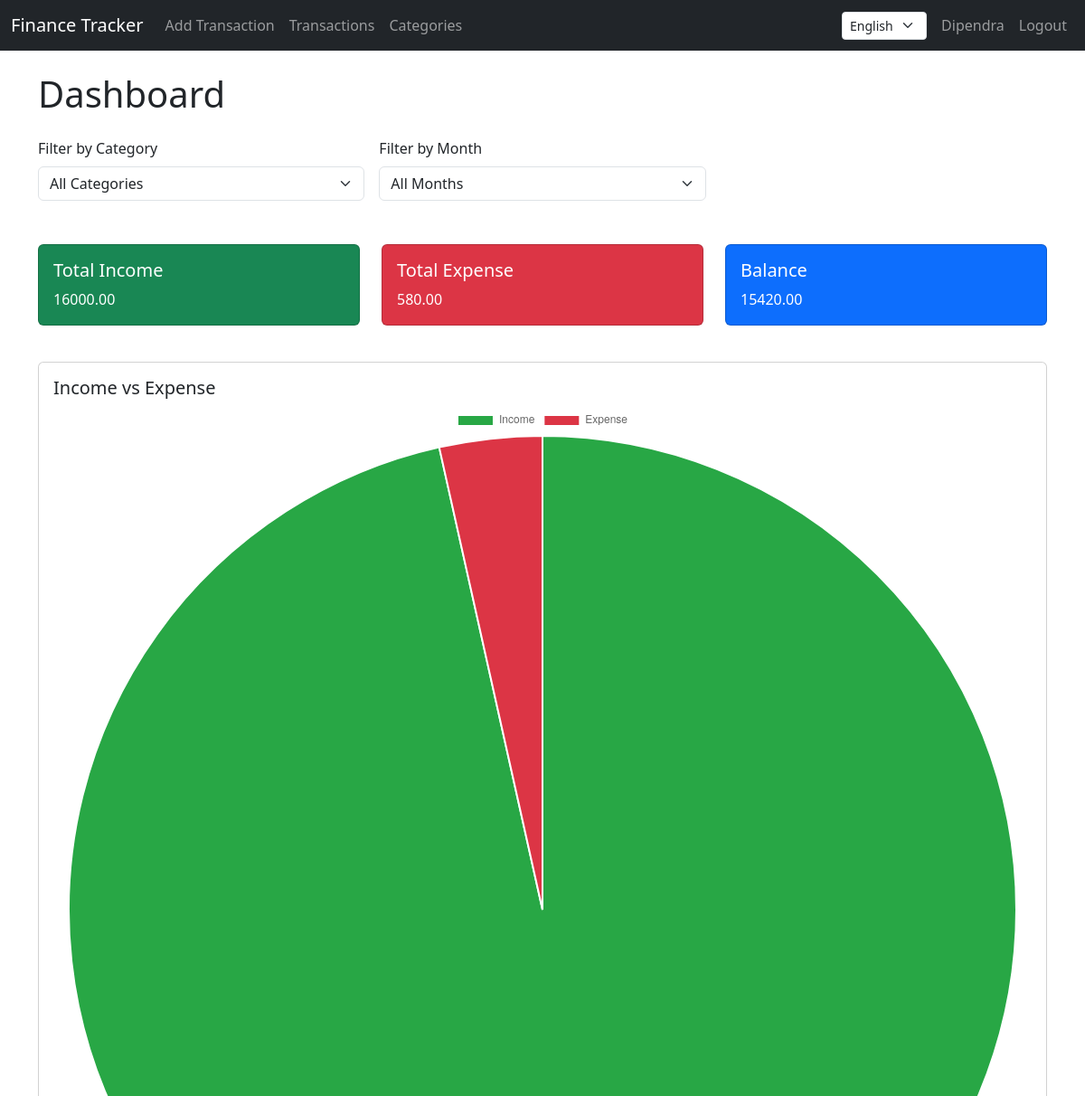
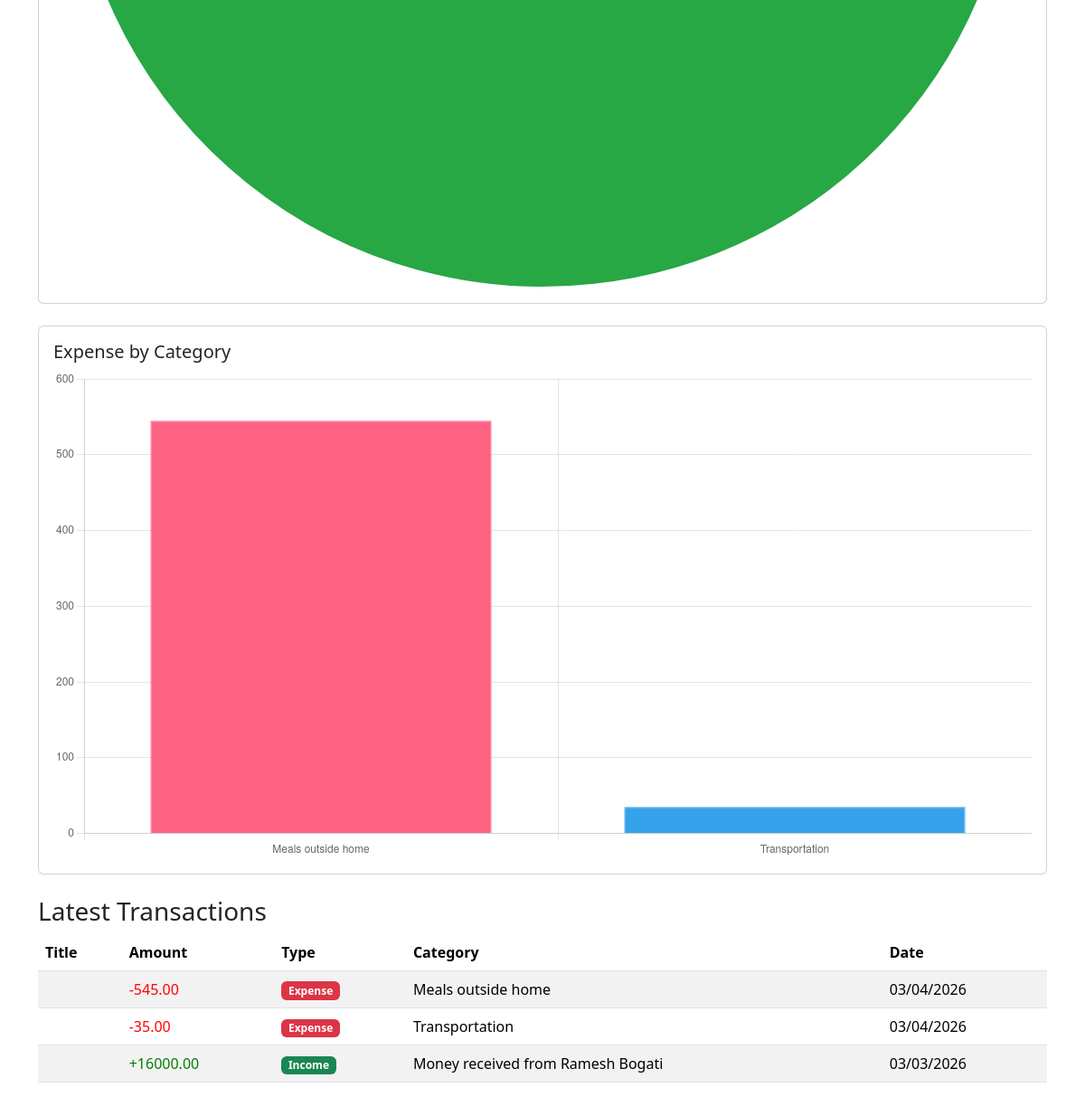
The page /en/ (signed in) on the database its author committed (2 pictures, top to bottom).
### tracker/models.py (models this page shows, shortened)
class Transaction(models.Model):
    TRANSACTION_TYPES = (
        ('income', 'Income'),
        ('expense', 'Expense'),
    )
    user = models.ForeignKey(settings.AUTH_USER_MODEL, on_delete=models.CASCADE)
    category = models.ForeignKey(Category, on_delete=models.SET_NULL, null=True)
    transaction_type = models.CharField(max_length=10, choices=TRANSACTION_TYPES)
    amount = models.DecimalField(max_digits=10, decimal_places=2)
    date = models.DateField()
    description = models.TextField(blank=True, null=True)

class Category(models.Model):
    name = models.CharField(max_length=100)
    user = models.ForeignKey(settings.AUTH_USER_MODEL, on_delete=models.CASCADE)

### tracker/views.py (the view)
# urls.py: path('', views.home, name='home'),
@login_required
def home(request):
    transactions = Transaction.objects.filter(user=request.user).order_by('-date')
    category_id = request.GET.get('category')
    month = request.GET.get('month')
    if category_id and category_id != 'all':
        transactions = transactions.filter(category_id=category_id)
    if month and month != 'all':
        transactions = transactions.filter(date__month=int(month))
    total_income = sum(t.amount for t in transactions if t.transaction_type == 'income')
    total_expense = sum(t.amount for t in transactions if t.transaction_type == 'expense')
    balance = total_income - total_expense
    expense_transactions = transactions.filter(transaction_type='expense')
    category_values_dict = expense_transactions.values('category__name').annotate(total=Sum('amount'))
    category_labels = [c['category__name'] for c in category_values_dict]
    category_values = [c['total'] for c in category_values_dict]
    all_categories = Category.objects.filter(user=request.user)
    context = {
        'transactions': transactions,
        'total_income': total_income,
        'total_expense': total_expense,
        'balance': balance,
        'category_labels': category_labels,
        'category_values': category_values,
        'all_categories': all_categories,
        'selected_category': category_id or 'all',
        'selected_month': month or 'all',
    }
    return render(request, 'tracker/home.html', context)

### tracker/templates/tracker/home.html (shortened to what this page needs)
{% extends 'tracker/base.html' %}
{% load i18n %}
{% block content %}
<h1 class="mb-4">{% trans "Dashboard" %}</h1>
<form method="get" class="mb-4 row g-3">
    <div class="col-md-4">
        <label for="category" class="form-label">Filter by Category</label>
        <select class="form-select" id="category" name="category" onchange="this.form.submit()">
            <option value="all" {% if selected_category == 'all' %}selected{% endif %}>All Categories</option>
        </select>
    </div>
    <div class="col-md-4">
        <label for="month" class="form-label">Filter by Month</label>
        <select class="form-select" id="month" name="month" onchange="this.form.submit()">
            <option value="all" {% if selected_month == 'all' %}selected{% endif %}>All Months</option>
        </select>
    </div>
</form>
<div class="row mb-4">
    <div class="col-md-4">
        <div class="card text-white bg-success mb-3">
            <div class="card-body">
                <h5 class="card-title">{% trans "Total Income" %}</h5>
                <p class="card-text">{{ total_income }}</p>
            </div>
        </div>
    </div>
    <div class="col-md-4">
        <div class="card text-white bg-danger mb-3">
            <div class="card-body">
                <h5 class="card-title">{% trans "Total Expense" %}</h5>
                <p class="card-text">{{ total_expense }}</p>
            </div>
        </div>
    </div>
    <div class="col-md-4">
        <div class="card text-white bg-primary mb-3">
            <div class="card-body">
                <h5 class="card-title">{% trans "Balance" %}</h5>
                <p class="card-text">{{ balance }}</p>
            </div>
        </div>
    </div>
</div>
<div class="card mb-4">
    <div class="card-body">
        <h5>Income vs Expense</h5>
        <canvas id="financeChart"></canvas>
    </div>
</div>
<div class="card mb-4">
    <div class="card-body">
        <h5>Expense by Category</h5>
        <canvas id="categoryChart"></canvas>
    </div>
</div>
<h3>{% trans "Latest Transactions" %}</h3>
<table class="table table-striped">
    <thead>
        <tr>
            <th>{% trans "Title" %}</th>
            <th>{% trans "Amount" %}</th>
            <th>{% trans "Type" %}</th>
            <th>{% trans "Category" %}</th>
            <th>{% trans "Date" %}</th>
        </tr>
    </thead>
    <tbody>
        {% for t in transactions %}
        <tr>
            <td>{{ t.title }}</td>
            <td>
                {% if t.transaction_type|lower == "income" %}
                    <span style="color:green;">+{{ t.amount }}</span>
                {% else %}
                    <span style="color:red;">-{{ t.amount }}</span>
                {% endif %}
            </td>
            <td>
                {% if t.transaction_type|lower == "income" %}
                    <span class="badge bg-success">Income</span>
                {% else %}
                    <span class="badge bg-danger">Expense</span>
                {% endif %}
            </td>
            <td>{{ t.category.name }}</td>
            <td>{{ t.date|date:"SHORT_DATE_FORMAT" }}</td>
        </tr>
        {% empty %}
        <tr>
            <td colspan="5">{% trans "No transactions yet." %}</td>
        </tr>
        {% endfor %}
    </tbody>
</table>
<script>
// Pie chart: Income vs Expense
const ctxPie = document.getElementById('financeChart');
new Chart(ctxPie, {
    type: 'pie',
    data: {
        labels: ['Income', 'Expense'],
        datasets: [{
            data: [{{ total_income|default:0 }}, {{ total_expense|default:0 }}],
            backgroundColor: ['#28a745', '#dc3545']
        }]
    }
});
// Bar chart: Expense by Category
const labels = JSON.parse(document.getElementById('category-labels').textContent);
const values = JSON.parse(document.getElementById('category-values').textContent);
if (labels.length > 0) {
    const ctxCategory = document.getElementById('categoryChart');
    // Consistent color palette for categories
    const colorPalette = [
        '#FF6384','#36A2EB','#FFCE56','#4BC0C0','#9966FF',
        '#FF9F40','#8DFF33','#FF33F6','#33FFF0','#FF5733'
    ];
    const backgroundColors = labels.map((_, index) => colorPalette[index % colorPalette.length]);
    const borderColors = backgroundColors.map(c => c);
    new Chart(ctxCategory, {
        type: 'bar',
        data: {
            labels: labels,
            datasets: [{
                label: 'Expense',
                data: values,
                backgroundColor: backgroundColors,
                borderColor: borderColors,
                borderWidth: 1
            }]
        },
        options: {
            scales: {
                y: { beginAtZero: true }
            },
            plugins: {
                legend: { display: false } // hide legend
            }
        }
    });
} else {
    document.getElementById('categoryChart').parentNode.innerHTML =
        "<p class='text-muted'>No expense categories to display.</p>";
}
</script>
{% endblock %}

### tracker/templates/tracker/base.html (shortened to what this page needs)
{% load i18n %}
{% get_current_language as LANGUAGE_CODE %}
<!DOCTYPE html>
<html lang="{{ LANGUAGE_CODE }}">
<head>
    <link href="https://cdn.jsdelivr.net/npm/bootstrap@5.3.2/dist/css/bootstrap.min.css" rel="stylesheet">
</head>
<body>
<nav class="navbar navbar-expand-lg navbar-dark bg-dark mb-4">
    <div class="container-fluid">
        <a class="navbar-brand" href="{% url 'tracker:home' %}">{% trans "Finance Tracker" %}</a>
        <div class="collapse navbar-collapse">
            <ul class="navbar-nav me-auto">
                <li class="nav-item">
                    <a class="nav-link" href="{% url 'tracker:add_transaction' %}">{% trans "Add Transaction" %}</a>
                </li>
                <li class="nav-item">
                    <a class="nav-link" href="{% url 'tracker:home' %}">{% trans "Transactions" %}</a>
                </li>
                <li class="nav-item">
                    <a class="nav-link" href="{% url 'tracker:manage_categories' %}">{% trans "Categories" %}</a>
                </li>
            </ul>
            <ul class="navbar-nav me-2">
                <form method="get" action="{% url 'set_language' %}" class="d-flex">
                    <select name="language" onchange="this.form.submit()" class="form-select form-select-sm">
                        <option value="en" {% if LANGUAGE_CODE == 'en' %}selected{% endif %}>English</option>
                    </select>
                </form>
            </ul>
            <ul class="navbar-nav">
                {% if user.is_authenticated %}
                    <li class="nav-item">
                        <a class="nav-link" href="#">{{ user.username }}</a>
                    </li>
                    <li class="nav-item">
                        <a class="nav-link" href="{% url 'logout' %}">{% trans "Logout" %}</a>
                    </li>
                {% endif %}
            </ul>
        </div>
    </div>
</nav>
<div class="container">
    {% block content %}{% endblock %}
</div>
</body>
</html>

### rows shown on the page
Transaction: amount "545.00", transaction_type "Expense", category.name "Meals outside home", date "03/04/2026"
Transaction: amount "35.00", transaction_type "Expense", category.name "Transportation", date "03/04/2026"
Transaction: amount "16000.00", transaction_type "Income", category.name "Money received from Ramesh Bogati", date "03/03/2026"

### other values the page prints
{{ user.username }} "Dipendra"
{{ total_income }} "16000.00"
{{ total_expense }} "580.00"
{{ balance }} "15420.00"
chart data {{ total_income|default:0 }} 16000.00
chart data {{ total_expense|default:0 }} 580.00
